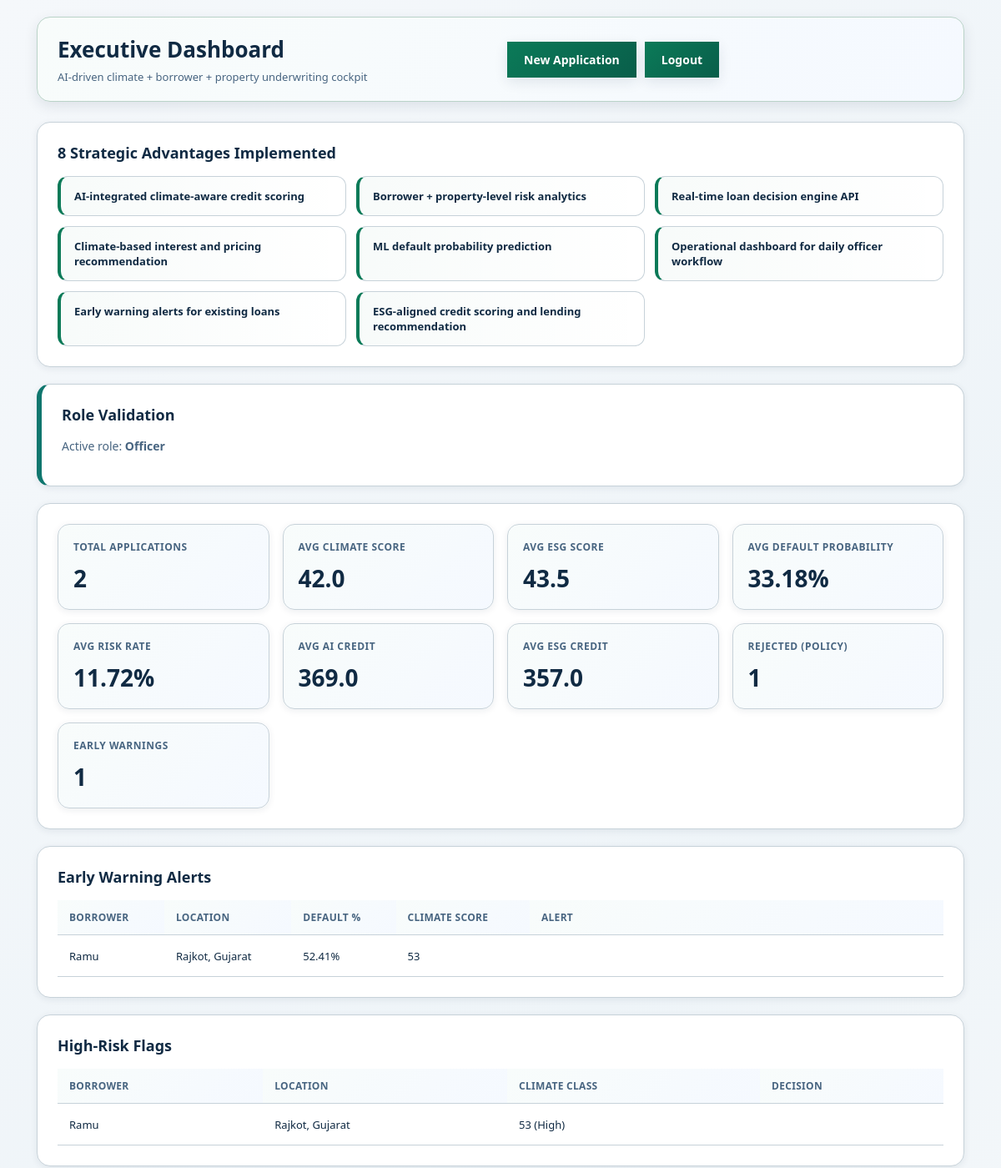
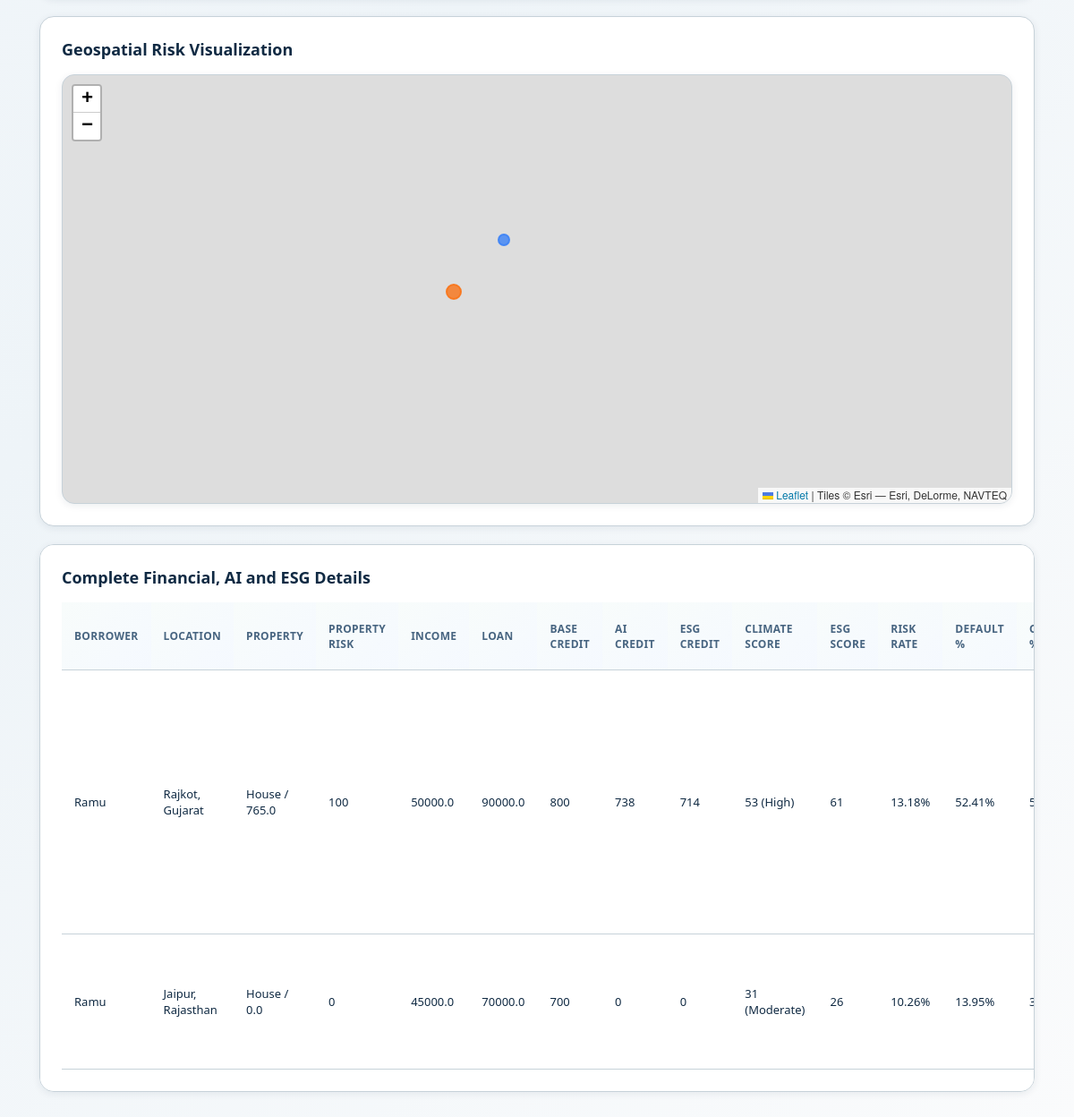
The page /dashboard/ (signed in) on the database its author committed (2 pictures, top to bottom).
### core/models.py (models this page shows, shortened)
class UserProfile(models.Model):
    ROLE_OFFICER = "officer"
    ROLE_MANAGER = "manager"
    ROLE_AUDITOR = "auditor"
    ROLE_CHOICES = [
        (ROLE_OFFICER, "Officer"),
        (ROLE_MANAGER, "Manager"),
        (ROLE_AUDITOR, "Auditor"),
    ]
    user = models.OneToOneField(User, on_delete=models.CASCADE, related_name="profile")
    role = models.CharField(max_length=20, choices=ROLE_CHOICES, default=ROLE_OFFICER)

class ClimateCreditApplication(models.Model):
    ID_AADHAAR = "aadhaar"
    ID_PAN = "pan"
    ID_CHOICES = [
        (ID_AADHAAR, "Aadhaar"),
        (ID_PAN, "PAN"),
    ]
    PROPERTY_HOUSE = "House"
    PROPERTY_APARTMENT = "Apartment"
    PROPERTY_FARM = "Farm"
    PROPERTY_COMMERCIAL = "Commercial"
    PROPERTY_CHOICES = [
        (PROPERTY_HOUSE, PROPERTY_HOUSE),
        (PROPERTY_APARTMENT, PROPERTY_APARTMENT),
        (PROPERTY_FARM, PROPERTY_FARM),
        (PROPERTY_COMMERCIAL, PROPERTY_COMMERCIAL),
    ]
    CLIMATE_LOW = "Low"
    CLIMATE_MODERATE = "Moderate"
    CLIMATE_HIGH = "High"
    CLIMATE_SEVERE = "Severe"
    DECISION_AUTO_APPROVE = "Auto Approve"
    DECISION_CONDITIONAL = "Conditional Approve"
    DECISION_REJECT = "Reject"
    DECISION_CHOICES = [
        (DECISION_AUTO_APPROVE, DECISION_AUTO_APPROVE),
        (DECISION_CONDITIONAL, DECISION_CONDITIONAL),
        (DECISION_REJECT, DECISION_REJECT),
    ]
    user = models.ForeignKey(User, on_delete=models.CASCADE, related_name="climate_applications")
    borrower_name = models.CharField(max_length=120)
    id_type = models.CharField(max_length=20, choices=ID_CHOICES)
    borrower_id = models.CharField(max_length=20)
    property_type = models.CharField(max_length=20, choices=PROPERTY_CHOICES, default=PROPERTY_HOUSE)
    property_value = models.FloatField(default=0)
    property_risk_score = models.PositiveIntegerField(default=0)
    location_state = models.CharField(max_length=80, default="India")
    location_district = models.CharField(max_length=80)
    latitude = models.FloatField()
    longitude = models.FloatField()
    income = models.FloatField()
    base_credit_score = models.PositiveIntegerField()
    ai_credit_score = models.PositiveIntegerField(default=0)
    esg_aligned_credit_score = models.PositiveIntegerField(default=0)
    loan_amount = models.FloatField()
    is_location_valid = models.BooleanField(default=False)
    rainfall_trend = models.FloatField(default=0)
    flood_history = models.FloatField(default=0)
    cyclone_path_risk = models.FloatField(default=0)
    drought_index = models.FloatField(default=0)
    climate_risk_score = models.PositiveIntegerField(default=0)
    climate_risk_classification = models.CharField(max_length=16, default=CLIMATE_LOW)
    adjusted_credit_score = models.PositiveIntegerField(default=0)
    suggested_interest_rate = models.FloatField(default=0)
    suggested_collateral_ratio = models.FloatField(default=0)
    suggested_tenure_months = models.PositiveIntegerField(default=0)
    decision = models.CharField(max_length=30, choices=DECISION_CHOICES, default=DECISION_CONDITIONAL)
    esg_risk_score = models.PositiveIntegerField(default=0)
    default_probability = models.FloatField(default=0)
    esg_lending_recommendation = models.CharField(max_length=120, default="Standard Monitoring")
    early_warning_flag = models.BooleanField(default=False)
    early_warning_message = models.CharField(max_length=220, blank=True)
    model_algorithm = models.CharField(max_length=60, default="RandomForestRegressor")
    model_confidence = models.FloatField(default=0)
    manager_override_decision = models.CharField(max_length=30, choices=DECISION_CHOICES, blank=True)
    final_decision = models.CharField(max_length=30, choices=DECISION_CHOICES, default=DECISION_CONDITIONAL)
    decision_rationale = models.TextField(blank=True)
    created_at = models.DateTimeField(auto_now_add=True)
    updated_at = models.DateTimeField(auto_now=True)
    class Meta:
        ordering = ["-created_at"]

### core/views.py (the view, shortened to what this page needs)
# urls.py: path("dashboard/", views.dashboard, name="dashboard"),
@login_required
@never_cache
def dashboard(request):
    if not is_authorized_role(request.user):
        return render(request, "unauthorized.html", status=403)
    seed_default_locations()
    role = get_or_create_profile(request.user).role
    applications = ClimateCreditApplication.objects.all() if role in {UserProfile.ROLE_MANAGER, UserProfile.ROLE_AUDITOR} else ClimateCreditApplication.objects.filter(user=request.user)
    for app in applications:
        if app.early_warning_flag and (not app.early_warning_message or app.early_warning_message == ""):
            warning_flag, warning_msg = early_warning(app.default_probability, app.climate_risk_score, app.esg_risk_score)
            app.early_warning_flag = warning_flag
            app.early_warning_message = warning_msg
            app.save(update_fields=["early_warning_flag", "early_warning_message"])
    metrics = applications.aggregate(
        total=Count("id"),
        avg_risk=Avg("climate_risk_score"),
        avg_default=Avg("default_probability"),
        avg_esg=Avg("esg_risk_score"),
        avg_interest=Avg("suggested_interest_rate"),
        avg_ai_credit=Avg("ai_credit_score"),
        avg_esg_credit=Avg("esg_aligned_credit_score"),
    )
    kpis = {
        "total": metrics["total"] or 0,
        "avg_risk": round(metrics["avg_risk"] or 0, 2),
        "avg_default": round(metrics["avg_default"] or 0, 2),
        "avg_esg": round(metrics["avg_esg"] or 0, 2),
        "avg_interest": round(metrics["avg_interest"] or 0, 2),
        "avg_ai_credit": round(metrics["avg_ai_credit"] or 0, 2),
        "avg_esg_credit": round(metrics["avg_esg_credit"] or 0, 2),
        "approved": applications.filter(final_decision=ClimateCreditApplication.DECISION_AUTO_APPROVE).count(),
        "conditional": applications.filter(final_decision=ClimateCreditApplication.DECISION_CONDITIONAL).count(),
        "rejected": applications.filter(final_decision=ClimateCreditApplication.DECISION_REJECT).count(),
        "warnings": applications.filter(early_warning_flag=True).count(),
    }
    severe_flags = applications.filter(climate_risk_classification__in=[ClimateCreditApplication.CLIMATE_HIGH, ClimateCreditApplication.CLIMATE_SEVERE]).distinct()[:8]
    warning_alerts = applications.filter(early_warning_flag=True).distinct()[:10]
    map_points = [
        {
            "district": item.location_district,
            "lat": item.latitude,
            "lon": item.longitude,
            "risk": item.climate_risk_score,
            "decision": item.final_decision,
            "esg": item.esg_risk_score,
        }
        for item in applications[:80]
    ]
    advantages = [
        "AI-integrated climate-aware credit scoring",
        "Borrower + property-level risk analytics",
        "Real-time loan decision engine API",
        "Climate-based interest and pricing recommendation",
        "ML default probability prediction",
        "Operational dashboard for daily officer workflow",
        "Early warning alerts for existing loans",
        "ESG-aligned credit scoring and lending recommendation",
    ]
    return render(
        request,
        "dashboard.html",
        {
            "applications": applications[:40],
            "role": role,
            "kpis": kpis,
            "severe_flags": severe_flags,
            "warning_alerts": warning_alerts,
            "map_points": json.dumps(map_points),
            "advantages": advantages,
        },
    )

### core/templates/dashboard.html (shortened to what this page needs)
{% load static %}
<!DOCTYPE html>
<html lang="en">
<head>
    <link rel="stylesheet" href="{% static 'core/styles.css' %}">
    <link rel="stylesheet" href="https://unpkg.com/leaflet@1.9.4/dist/leaflet.css">
</head>
<body>
<div class="container">
    <div class="topbar topbar-highlight">
        <div>
            <h2>Executive Dashboard</h2>
            <p class="muted">AI-driven climate + borrower + property underwriting cockpit</p>
        </div>
        <div style="display: flex; gap: 10px;">
            {% if role != 'auditor' %}
                <a class="btn" href="{% url 'apply' %}">New Application</a>
            {% endif %}
            <a class="btn" href="{% url 'logout' %}" style="background-color: #dc2626;">Logout</a>
        </div>
    </div>
    <div class="panel">
        <h3>8 Strategic Advantages Implemented</h3>
        <div class="adv-grid">
            {% for item in advantages %}
                <div class="adv-item">{{ item }}</div>
            {% endfor %}
        </div>
    </div>
    <div class="panel role-panel">
        <h3>Role Validation</h3>
        <p class="muted">Active role: <strong>{{ role|title }}</strong></p>
    </div>
    <div class="panel kpi-grid">
        <div class="kpi-box"><h4>Total Applications</h4><p>{{ kpis.total }}</p></div>
        <div class="kpi-box"><h4>Avg Climate Score</h4><p>{{ kpis.avg_risk }}</p></div>
        <div class="kpi-box"><h4>Avg ESG Score</h4><p>{{ kpis.avg_esg }}</p></div>
        <div class="kpi-box"><h4>Avg Default Probability</h4><p>{{ kpis.avg_default }}%</p></div>
        <div class="kpi-box"><h4>Avg Risk Rate</h4><p>{{ kpis.avg_interest }}%</p></div>
        <div class="kpi-box"><h4>Avg AI Credit</h4><p>{{ kpis.avg_ai_credit }}</p></div>
        <div class="kpi-box"><h4>Avg ESG Credit</h4><p>{{ kpis.avg_esg_credit }}</p></div>
        <div class="kpi-box"><h4>Rejected (Policy)</h4><p>{{ kpis.rejected }}</p></div>
        <div class="kpi-box"><h4>Early Warnings</h4><p>{{ kpis.warnings }}</p></div>
    </div>
    <div class="panel">
        <h3>Early Warning Alerts</h3>
        {% if warning_alerts %}
            <table>
                <tr><th>Borrower</th><th>Location</th><th>Default %</th><th>Climate Score</th><th>Alert</th></tr>
                {% for item in warning_alerts %}
                    <tr>
                        <td>{{ item.borrower_name }}</td>
                        <td>{{ item.location_district }}, {{ item.location_state }}</td>
                        <td>{{ item.default_probability }}%</td>
                        <td>{{ item.climate_risk_score }}</td>
                        <td><span class="status-badge status-reject">{{ item.early_warning_message }}</span></td>
                    </tr>
                {% endfor %}
            </table>
        {% else %}
            <p class="muted">No early warning alerts currently.</p>
        {% endif %}
    </div>
    <div class="panel">
        <h3>High-Risk Flags</h3>
        {% if severe_flags %}
            <table>
                <tr><th>Borrower</th><th>Location</th><th>Climate Class</th><th>Decision</th></tr>
                {% for item in severe_flags %}
                    <tr>
                        <td>{{ item.borrower_name }}</td>
                        <td>{{ item.location_district }}, {{ item.location_state }}</td>
                        <td>{{ item.climate_risk_score }} ({{ item.climate_risk_classification }})</td>
                        <td>
                            {% if item.final_decision == 'Reject' %}
                                <span class="status-badge status-reject">{{ item.final_decision }}</span>
                            {% elif item.final_decision == 'Auto Approve' %}
                                <span class="status-badge status-approve">{{ item.final_decision }}</span>
                            {% else %}
                                <span class="status-badge status-conditional">{{ item.final_decision }}</span>
                            {% endif %}
                        </td>
                    </tr>
                {% endfor %}
            </table>
        {% else %}
            <p class="muted">No high-risk flags currently.</p>
        {% endif %}
    </div>
    <div class="panel">
        <h3>Geospatial Risk Visualization</h3>
        <div id="riskMap" class="map"></div>
    </div>
    <div class="panel">
        <h3>Complete Financial, AI and ESG Details</h3>
        <table>
            <tr>
                <th>Borrower</th>
                <th>Location</th>
                <th>Property</th>
                <th>Property Risk</th>
                <th>Income</th>
                <th>Loan</th>
                <th>Base Credit</th>
                <th>AI Credit</th>
                <th>ESG Credit</th>
                <th>Climate Score</th>
                <th>ESG Score</th>
                <th>Risk Rate</th>
                <th>Default %</th>
                <th>Collateral %</th>
            </tr>
            {% for app in applications %}
                <tr>
                    <td>{{ app.borrower_name }}</td>
                    <td>{{ app.location_district }}, {{ app.location_state }}</td>
                    <td>{{ app.property_type }} / {{ app.property_value }}</td>
                    <td>{{ app.property_risk_score }}</td>
                    <td>{{ app.income }}</td>
                    <td>{{ app.loan_amount }}</td>
                    <td>{{ app.base_credit_score }}</td>
                    <td>{{ app.ai_credit_score }}</td>
                    <td>{{ app.esg_aligned_credit_score }}</td>
                    <td>{{ app.climate_risk_score }} ({{ app.climate_risk_classification }})</td>
                    <td>{{ app.esg_risk_score }}</td>
                    <td>{{ app.suggested_interest_rate }}%</td>
                    <td>{{ app.default_probability }}%</td>
                    <td>{{ app.suggested_collateral_ratio }}%</td>
                </tr>
            {% empty %}
                <tr><td colspan="22">No applications yet.</td></tr>
            {% endfor %}
        </table>
    </div>
</div>
</body>
</html>

### rows shown on the page
UserProfile: role "Officer"
ClimateCreditApplication: borrower_name "Ramu", location_district "Rajkot", location_state "Gujarat", default_probability "52.41", climate_risk_score "53", climate_risk_classification "High", property_type "House", property_value "765.0", property_risk_score "100", income "50000.0", loan_amount "90000.0", base_credit_score "800", ai_credit_score "738", esg_aligned_credit_score "714", esg_risk_score "61", suggested_interest_rate "13.18"
ClimateCreditApplication: borrower_name "Ramu", location_district "Jaipur", location_state "Rajasthan", property_type "House", property_value "0.0", property_risk_score "0", income "45000.0", loan_amount "70000.0", base_credit_score "700", ai_credit_score "0", esg_aligned_credit_score "0", climate_risk_score "31", climate_risk_classification "Moderate", esg_risk_score "26", suggested_interest_rate "10.26", default_probability "13.95"

### other values the page prints
{{ item }} "AI-integrated climate-aware credit scoring" "Borrower + property-level risk analytics" "Real-time loan decision engine API" "Climate-based interest and pricing recommendation" "ML default probability prediction" "Operational dashboard for daily officer workflow" "Early warning alerts for existing loans" "ESG-aligned credit scoring and lending recommendation"
{{ kpis.total }} "2"
{{ kpis.avg_risk }} "42.0"
{{ kpis.avg_esg }} "43.5"
{{ kpis.avg_default }} "33.18"
{{ kpis.avg_interest }} "11.72"
{{ kpis.avg_ai_credit }} "369.0"
{{ kpis.avg_esg_credit }} "357.0"
{{ kpis.rejected }} "1"
{{ kpis.warnings }} "1"
